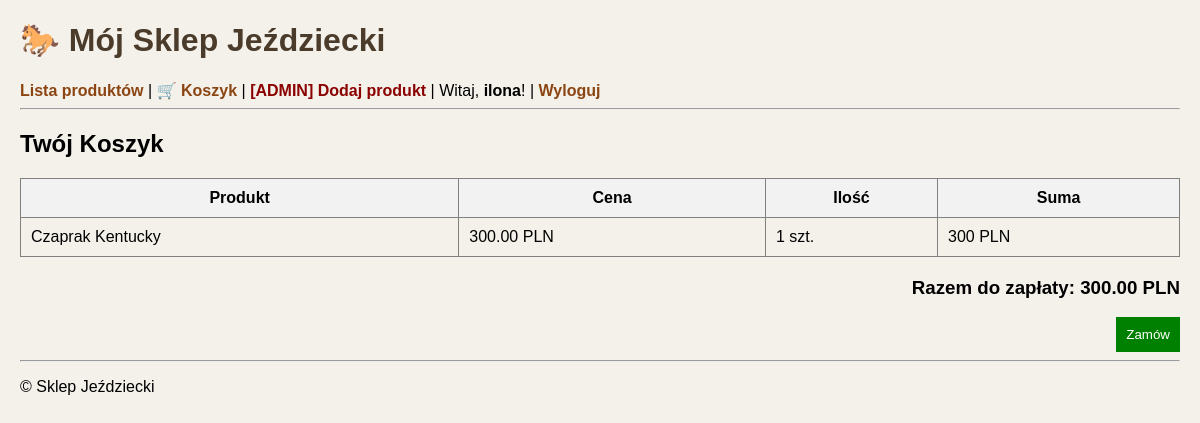
The page /html/koszyk/ (signed in) on the database its author committed.
### sklep/models.py (models this page shows, shortened)
class PozycjaZamowienia(models.Model):
    zamowienie = models.ForeignKey(Zamowienie, on_delete=models.CASCADE, related_name='pozycje')
    produkt = models.ForeignKey('Produkt', on_delete=models.CASCADE)
    ilosc = models.PositiveIntegerField(default=1)
    cena_przy_zakupie = models.DecimalField(max_digits=10, decimal_places=2, blank=True, null=True)

class Produkt(models.Model):
    kategoria = models.ForeignKey(Kategoria, related_name='produkty', on_delete=models.CASCADE)
    nazwa = models.CharField(max_length=200)
    slug = models.SlugField(max_length=200, unique=True, blank=True)
    opis = models.TextField(blank=True, null=True)
    cena = models.DecimalField(max_digits=10, decimal_places=2)
    stan_magazynowy = models.PositiveIntegerField(default=0)
    dostepny = models.BooleanField(default=True)
    utworzono = models.DateTimeField(auto_now_add=True)
    class Meta:
        verbose_name = "Produkt"
        verbose_name_plural = "Produkty"
        ordering = ['-utworzono']
        constraints = [
            CheckConstraint(check=Q(cena__gte=0), name='cena_nieujemna'),
            CheckConstraint(check=Q(stan_magazynowy__gte=0), name='stan_nieujemny'),
        ]

### sklep/views.py (the view)
# urls.py: path('html/koszyk/', views.pokaz_koszyk, name='pokaz-koszyk'),
@login_required
def pokaz_koszyk(request):
    try:
        zamowienie = Zamowienie.objects.get(user=request.user, status='nowe')
        pozycje = zamowienie.pozycje.all()
        suma_calkowita = sum(p.ilosc * p.cena_przy_zakupie for p in pozycje)
    except Zamowienie.DoesNotExist:
        zamowienie = None
        pozycje = []
        suma_calkowita = 0
    return render(request, 'sklep/koszyk.html', {
        'zamowienie': zamowienie,
        'pozycje': pozycje,
        'suma': suma_calkowita
    })

### sklep/templates/sklep/koszyk.html (shortened to what this page needs)
{% extends "sklep/base.html" %}
{% block content %}
<h2>Twój Koszyk</h2>
{% if pozycje %}
    <table border="1" cellpadding="10" style="border-collapse: collapse; width: 100%;">
        <thead>
            <tr style="background-color: #f2f2f2;">
                <th>Produkt</th>
                <th>Cena</th>
                <th>Ilość</th>
                <th>Suma</th>
            </tr>
        </thead>
        <tbody>
            {% for pozycja in pozycje %}
            <tr>
                <td>{{ pozycja.produkt.nazwa }}</td>
                <td>{{ pozycja.cena_przy_zakupie }} PLN</td>
                <td>{{ pozycja.ilosc }} szt.</td>
                <td>{% widthratio pozycja.cena_przy_zakupie 1 pozycja.ilosc %} PLN</td>
            </tr>
            {% endfor %}
        </tbody>
    </table>
    <h3 style="text-align: right; margin-top: 20px;">Razem do zapłaty: {{ suma }} PLN</h3>
    <div style="text-align: right;">
        <button style="background: green; color: white; padding: 10px; border: none; cursor: pointer;">Zamów</button>
    </div>
{% else %}
    <p>Twój koszyk jest pusty. <a href="{% url 'produkt-list-html' %}">Idź na zakupy!</a></p>
{% endif %}
{% endblock %}

### sklep/templates/sklep/base.html (shortened to what this page needs)
{% load static %}
<!DOCTYPE html>
<html lang="pl">
<head>
    <link href="{% static 'css/styl.css' %}" rel="stylesheet">
</head>
<body>
    <div id="header">
        <h1>🐎 Mój Sklep Jeździecki</h1>
        <nav>
            <a href="{% url 'produkt-list-html' %}">Lista produktów</a> |
            {% if request.user.is_authenticated %}
                <a href="{% url 'pokaz-koszyk' %}">🛒 Koszyk</a> |
                {% if request.user.is_staff %}
                    <a href="{% url 'produkt-create-html' %}" style="color: darkred; font-weight: bold;">[ADMIN] Dodaj produkt</a> |
                {% endif %}
                <span>Witaj, <strong>{{ request.user.username }}</strong>!</span> |
                <a href="{% url 'user-logout' %}">Wyloguj</a>
            {% else %}
                <a href="{% url 'user-login' %}">Zaloguj</a>
            {% endif %}
        </nav>
    </div>
    <hr>
    <div id="content">
        {% block content %}
        {% endblock %}
    </div>
    <div id="footer">
        <hr>
        <p>&copy; Sklep Jeździecki </p>
    </div>
</body>
</html>

### sklep/static/css/styl.css (style rules this page uses)
body { font-family: Arial, sans-serif; background-color: #f4f1ea; margin: 20px; }
h1 { color: #4a3b2a; }
a { text-decoration: none; color: #8b4513; font-weight: bold; }

### rows shown on the page
PozycjaZamowienia: produkt.nazwa "Czaprak Kentucky", cena_przy_zakupie "300.00", ilosc "1", cena_przy_zakupie+ilosc "300"

### other values the page prints
{{ request.user.username }} "ilona"
{{ suma }} "300.00"
